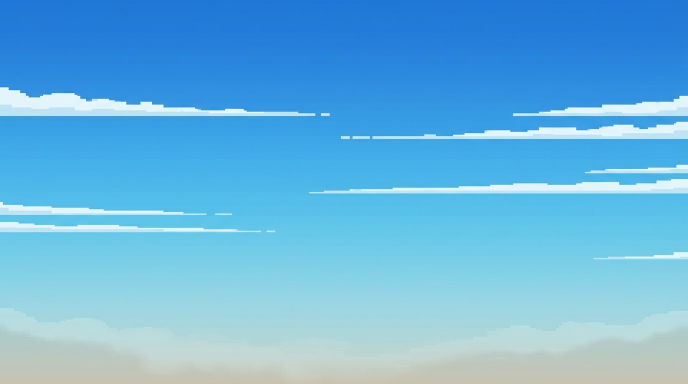
#> input picture assets/gen/sky-day.jpg, 1376 x 768 px, found by its file name (shown at 1/2 size)
$ python bake.py plate assets/gen/sky-day.jpg assets/art/drainsville/sky_day.png --width 640
#> lines starting #> are read from the running program, lines starting #| are printed output that depends on the picture
"""Bake Gemini pictures (JPG/PNG, magenta or white background) into game pixel art.

The game's art grid: 1 art px = 1 world unit = 2 screen px at 720p. Sprites are
placed at world scale 0.5, so a baked texture must be (art px) x 2 in size.
Recipe (same as the 2026-09-10 bakes): key the background, crop to content,
LANCZOS down to the art grid, quantize to a small palette, x2 NEAREST.

  sprite  one picture -> one sprite
      python tools/bake/bake.py sprite assets/gen/pump.jpg assets/art/drainsville/pump.png --height 48 --key magenta
  sheet   a row/grid of poses on magenta -> one horizontal strip, frames bottom-aligned
      python tools/bake/bake.py sheet assets/gen/char-sheet.png assets/art/drainsville/player_walk.png --height 40 --colors 28 --row 1
  plate   a flat backdrop (sky, cave wall) -> pixel plate at a given art width, no keying
      python tools/bake/bake.py plate assets/gen/sky-day.jpg assets/art/drainsville/sky_day.png --width 640
  tile    a seamless-ish texture -> tile at art size (no keying, edges blended)
      python tools/bake/bake.py tile assets/gen/rock.jpg assets/art/caves/rock.png --width 64 --height 64

Common flags: --colors N (palette size, default 32), --key magenta|white|black|none,
--tol T (key tolerance 0-255, default 70), --no-x2 (keep art-grid size), --pad P.
Gemini JPGs blur the magenta edge; --tol 70 plus --despill cleans the halo.
"""
import argparse
import sys
from pathlib import Path

from PIL import Image, ImageFilter

KEYS = {"magenta": (255, 0, 255), "white": (255, 255, 255), "black": (0, 0, 0)}


# [32 lines left out: functions key_out, trim, not called in this run]


def quantize(img: Image.Image, colors: int) -> Image.Image:
    """Palette-reduce RGB while keeping a hard alpha mask."""
    alpha = img.getchannel("A").point(lambda v: 255 if v >= 128 else 0)
    rgb = img.convert("RGB").quantize(colors=colors, method=Image.Quantize.MEDIANCUT, dither=Image.Dither.NONE)
    out = rgb.convert("RGBA")
    out.putalpha(alpha)
    return out


def finish(img: Image.Image, colors: int, x2: bool) -> Image.Image:
    img = quantize(img, colors)
    if x2:
        img = img.resize((img.width * 2, img.height * 2), Image.Resampling.NEAREST)
    return img


def resize_to(img: Image.Image, width, height) -> Image.Image:
    if width and height:
        return img.resize((width, height), Image.Resampling.LANCZOS)
    if height:
        w = max(1, round(img.width * height / img.height))
        return img.resize((w, height), Image.Resampling.LANCZOS)
    if width:
        h = max(1, round(img.height * width / img.width))
        return img.resize((width, h), Image.Resampling.LANCZOS)
    return img


# [6 lines left out: function cmd_sprite, not called in this run]


def cmd_plate(a) -> Image.Image:
    img = Image.open(a.src).convert("RGBA")
    if a.crop:
        l, t, r, b = [int(v) for v in a.crop.split(",")]
        img = img.crop((l, t, r, b))
    img = resize_to(img, a.width, a.height)
    return finish(img, a.colors, not a.no_x2)


# [85 lines left out: functions cmd_tile, _runs, split_rows, split_frames, cmd_sheet, not called in this run]


def main() -> None:
    ap = argparse.ArgumentParser(description=__doc__, formatter_class=argparse.RawDescriptionHelpFormatter)
    ap.add_argument("mode", choices=["sprite", "sheet", "plate", "tile"])
    ap.add_argument("src")
    ap.add_argument("dst")
    ap.add_argument("--width", type=int)
    ap.add_argument("--height", type=int)
    ap.add_argument("--colors", type=int, default=32)
    ap.add_argument("--key", default="magenta", choices=list(KEYS) + ["none"])
    ap.add_argument("--tol", type=int, default=70)
    ap.add_argument("--despill", action="store_true")
    ap.add_argument("--pad", type=int, default=0)
    ap.add_argument("--crop", help="l,t,r,b in source px")
    ap.add_argument("--frames", type=int, help="sheet: keep only the first N frames")
    ap.add_argument("--row", type=int, default=0, help="sheet: which row of poses (0 = top)")
    ap.add_argument("--no-x2", action="store_true")
    a = ap.parse_args()
    if a.mode == "sheet" and not a.height:
        sys.exit("sheet needs --height (art px)")
    out = {"sprite": cmd_sprite, "sheet": cmd_sheet, "plate": cmd_plate, "tile": cmd_tile}[a.mode](a)
#> in resize_to, `return img.resize((width, h), Image.Resampling.LANCZOS)`:
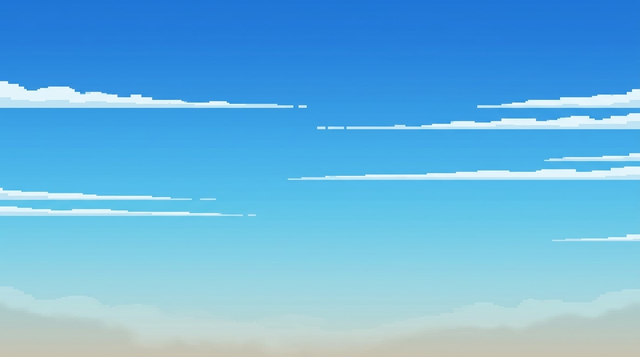
#> returned value: PIL image 640x357 RGBA; mean R, G, B, A 104.5, 180.3, 223.9, 255
#> in quantize, `alpha = img.getchannel("A").point(lambda v: 255 if v >= 128 else 0)`: alpha: PIL image 640x357 L; every value is 255
    Path(a.dst).parent.mkdir(parents=True, exist_ok=True)
    out.save(a.dst)
    print(f"[bake] wrote {a.dst} {out.width}x{out.height}")
#| [bake] wrote assets/art/drainsville/sky_day.png 1280x714


if __name__ == "__main__":
    main()
